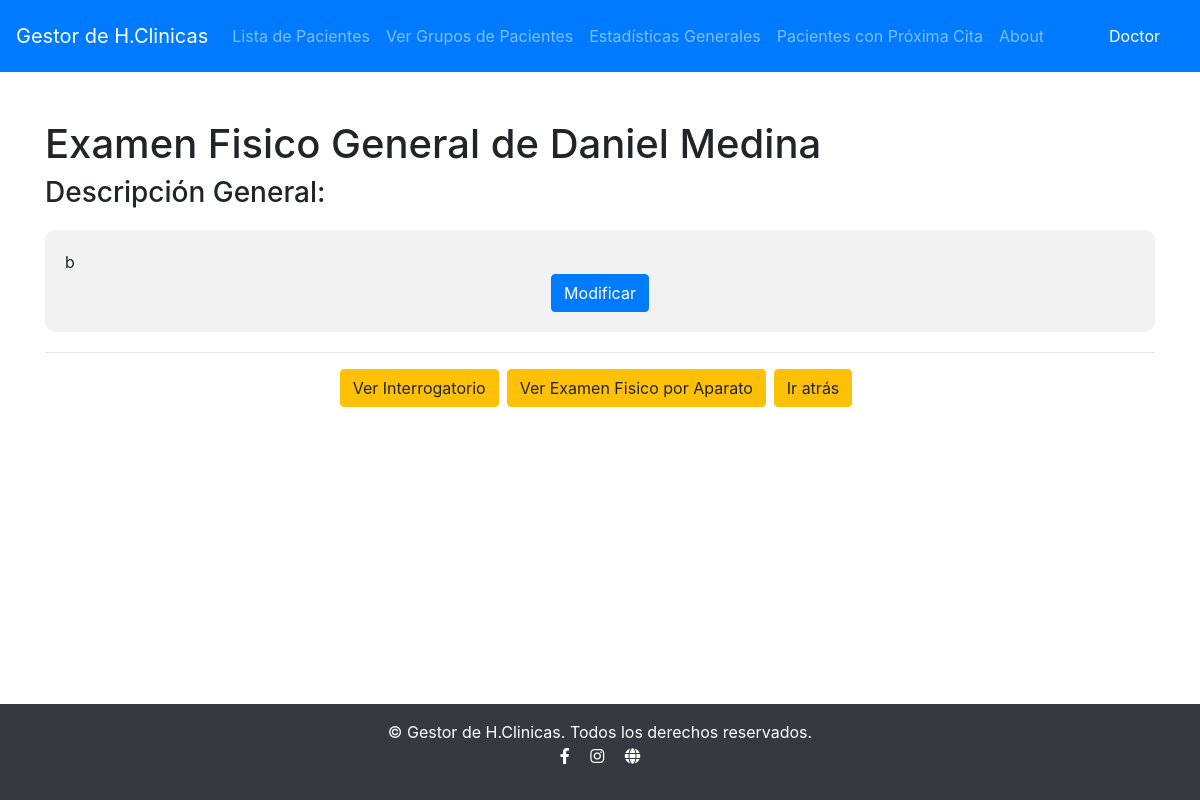
/pacientes/01111972163/fechas/2/egeneral/ (signed in), run on the app's committed database.
### Historia/models.py (models this page shows, shortened)
class Paciente(models.Model):
    ci = models.CharField(primary_key=True, max_length=11)
    nombre = models.CharField(max_length=50)
    apellidos = models.CharField(max_length=50)
    telefono = models.IntegerField(null=True)
    direccion = models.CharField(max_length=50)
    SEXO_CHOICES = (
        ('M', 'Masculino'),
        ('F', 'Femenino'),
    )
    sexo = models.CharField(max_length=1, choices=SEXO_CHOICES)
    RAZA_CHOICES = (
        ('B', 'Blanco'),
        ('N', 'Negro'),
    )
    raza = models.CharField(max_length=1, choices=RAZA_CHOICES)
    edad = models.IntegerField()

class EGeneral(models.Model):
    id = models.IntegerField(primary_key=True)
    descripcion = models.CharField(max_length=750)
    fecha = models.OneToOneField(Fecha, on_delete=models.CASCADE, related_name='egeneral')

### Historia/views/egeneral.py (the view)
# urls.py: path('pacientes/<str:pk_paciente>/fechas/<int:pk_fecha>/egeneral/', egeneral.ver_egeneral, name='ver_egeneral'),
@login_required(login_url="/")
def ver_egeneral(request, pk_paciente, pk_fecha):
    paciente = get_object_or_404(Paciente, pk=pk_paciente)
    fecha = get_object_or_404(Fecha, pk=pk_fecha, paciente=paciente)
    try:
        egeneral = EGeneral.objects.get(fecha=fecha)
    except EGeneral.DoesNotExist:
        return redirect('crear_egeneral', paciente.pk, fecha.pk)
    return render(request, 'egeneral/ver_egeneral.html', {'paciente': paciente, 'fecha': fecha, 'egeneral': egeneral})

### Historia/templates/egeneral/ver_egeneral.html (shortened to what this page needs)
{% extends 'base.html' %} {% block content %}
<h1>Examen Fisico General de {{ paciente.nombre }} {{ paciente.apellidos }}</h1>
<h3>Descripción General:</h3>
<div class="description-box">
	<p>{{ egeneral.descripcion }}</p>
	<div class="d-flex justify-content-center">
		{% if perms.Historia.change_e_general %}
		<a
			class="btn btn-primary"
			href="{% url 'modificar_egeneral' paciente.pk fecha.pk egeneral.pk %}"
			>Modificar</a
		>
		{% endif %}
	</div>
</div>
<hr />
<div class="d-flex justify-content-center">
	<a
	href="{% url 'ver_interrogatorio' pk_paciente=paciente.pk pk_fecha=fecha.pk pk_egeneral=egeneral.pk %}"
	class="btn btn-warning mr-2"
	>
		Ver Interrogatorio
	</a>
	<a
		href="{% url 'ver_efaparato' pk_paciente=paciente.pk pk_fecha=fecha.pk pk_egeneral=egeneral.pk %}"
		class="btn btn-warning mr-2"
	>
	Ver Examen Fisico por Aparato</a>
	<a class="btn btn-warning mr-2" href="{% url 'ver_fechas_paciente' paciente.pk %}" class="back-button">Ir atrás</a>
</div>
{% endblock %}

### Historia/templates/base.html (shortened to what this page needs)
<!DOCTYPE html>
<html lang="en">
<head>
    {% load static %}
    <link rel="stylesheet" href="https://stackpath.bootstrapcdn.com/bootstrap/4.5.2/css/bootstrap.min.css" />
    <link rel="stylesheet" href="https://cdnjs.cloudflare.com/ajax/libs/font-awesome/5.15.4/css/all.min.css" />
</head>
<body>
    <nav class="navbar navbar-expand-lg navbar-dark bg-primary no-pdf">
        <a class="navbar-brand" href="{% url 'home' %}">Gestor de H.Clinicas</a>
        <div class="collapse navbar-collapse" id="navbarNav">
            <ul class="navbar-nav">
                <li class="nav-item">
                    <a class="nav-link" href="{% url 'lista_pacientes' %}">Lista de Pacientes</a>
                </li>
                <li class="nav-item">
                    <a class="nav-link" href="{% url 'grupos_pacientes' %}">Ver Grupos de Pacientes</a>
                </li>
                <li class="nav-item">
                    <a class="nav-link" href="{% url 'estadisticas_generales' %}">Estadísticas Generales</a>
                </li>
                <li class="nav-item">
                    <a class="nav-link" href="{% url 'pacientes_con_proxima_cita' %}">Pacientes con Próxima Cita</a>
                </li>
                <li class="nav-item">
                    <a class="nav-link" href="{% url 'about' %}">About</a>
                </li>
            </ul>
        </div>
        <div class="navbar">
            <div class="navbar-nav">
                <li class="nav-item">
                    <span class="nav-link text-white">{{ user.first_name }}</span>
                </li>
            </div>
        </div>
    </nav>
    <div class="container my-5 content">{% block content %} {% endblock %}</div>
    <footer class="bg-dark text-white text-center py-3">
        <div class="container">
            <p class="mb-0">© {{ year }} Gestor de H.Clinicas. Todos los derechos reservados.</p>
            <p>
                <a href="https://www.facebook.com" class="text-white mx-2" target="_blank">
                    <i class="fab fa-facebook-f"></i>
                </a>
                <a href="https://www.instagram.com" class="text-white mx-2" target="_blank">
                    <i class="fab fa-instagram"></i>
                </a>
                <a href="https://www.example.com" class="text-white mx-2" target="_blank">
                    <i class="fas fa-globe"></i>
                </a>
            </p>
        </div>
    </footer>
</body>
</html>

### Historia/templates/base.html (style rules this page uses)
html, body { height: 100%; }
body { display: flex; flex-direction: column; }
.content { flex: 1; }
.navbar-nav { position: relative; }
.nav-link { color: white; text-decoration: none; }

### Historia/templates/egeneral/ver_egeneral.html (style rules this page uses)
.description-box { background-color: #f2f2f2; padding: 20px; margin: 20px 0; border-radius: 10px; }
.description-box p { margin-bottom: 0; word-wrap: break-word; overflow-wrap: break-word; max-height: 200px; overflow: auto; }

### data on the page
Paciente: nombre "Daniel", apellidos "Medina"
EGeneral: descripcion "b"

### other printed values
{{ user.first_name }} "Doctor"
